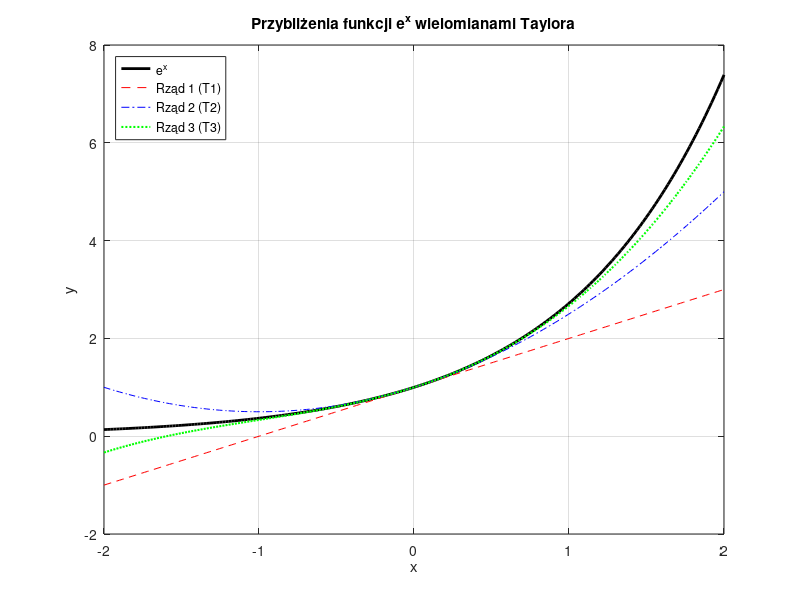

The MATLAB script that drew this image:
clear; clc; close all;

%% Zadanie 1
% 361 punktów równomiernie rozłożonych od 0 do 2*pi (krok co 1 stopień)
t = linspace(0, 2*pi, 361);

% Sprawdzenie warunku sin(t) > cos(t)
warunek = sin(t) > cos(t);
ile_punktow = sum(warunek);

% Znalezienie indeksu pierwszego punktu spełniającego warunek
indeks_pierwszego = find(warunek, 1);
kat_stopnie = rad2deg(t(indeks_pierwszego));

fprintf('--- ZADANIE 1 ---\n');
fprintf('Liczba punktów, w których sin(t) > cos(t): %d\n', ile_punktow);
fprintf('Pierwszy taki kąt to: %.2f stopni\n\n', kat_stopnie);

% WYJAŚNIENIE:
% Wynik to 46 stopni, a nie 45 stopni, z dwóch powodów:
% 1. Dla dokładnie 45 stopni (pi/4) sin(t) i cos(t) są sobie matematycznie równe, 
%    więc ostra nierówność sin(t) > cos(t) nie jest spełniona.
% 2. Nasza siatka 361 punktów ma krok dokładnie 1 stopnia (360 / (361-1) = 1),
%    więc kolejnym badanym punktem po 45 stopniach jest dopiero 46 stopni.
%    (Dodatkowo w arytmetyce zmiennoprzecinkowej sin(pi/4) < cos(pi/4) na ostatnim miejscu znaczącym).

%% Zadanie 2
x = linspace(-2, 2, 200);

% Funkcja dokładna oraz wielomiany Taylora wokół x0 = 0
y_dokl = exp(x);
T1 = 1 + x;
T2 = 1 + x + x.^2 / 2;
T3 = 1 + x + x.^2 / 2 + x.^3 / 6;

figure;
plot(x, y_dokl, 'k-', 'LineWidth', 2);
hold on;
plot(x, T1, 'r--');
plot(x, T2, 'b-.');
plot(x, T3, 'g:', 'LineWidth', 1.5);
hold off;

grid on;
xlabel('x');
ylabel('y');
title('Przybliżenia funkcji e^x wielomianami Taylora');
legend('e^x', 'Rząd 1 (T1)', 'Rząd 2 (T2)', 'Rząd 3 (T3)', 'Location', 'northwest');

% WYJAŚNIENIE:
% Przybliżenia są dobre w otoczeniu punktu rozwinięcia, czyli blisko x = 0.
% Im wyższy rząd wielomianu Taylora, tym szerszy jest przedział wokół zera,
% w którym przybliżenie pokrywa się z funkcją e^x.

%% Zadanie 3
wynik = exp(pi) - pi;

fprintf('--- ZADANIE 3 ---\n');
fprintf('5 cyfr znaczących: %.5g\n', wynik);
fprintf('Szerokość 12, 4 miejsca po przecinku: %12.4f\n\n', wynik);

%% Zadanie 4
rng(1);
A = rand(4);

gornotrojkatna = triu(A);
suma_glowna = sum(diag(A));               % alternatywnie: trace(A)
suma_anty = sum(diag(fliplr(A)));         % fliplr odwraca macierz poziomo

B = A' * A;
czy_symetryczna = issymmetric(B);         % zwraca 1 (true), jeśli symetryczna

fprintf('--- ZADANIE 4 ---\n');
disp('Część górnotrójkątna macierzy A:');
disp(gornotrojkatna);
fprintf('Suma głównej przekątnej: %.4f\n', suma_glowna);
fprintf('Suma drugiej (anty) przekątnej: %.4f\n', suma_anty);
fprintf('Czy A''*A jest symetryczna? (1=tak, 0=nie): %d\n\n', czy_symetryczna);

%% Zadanie 5
% Sposób 1: Pętla for
H_for = zeros(1, 30);
suma = 0;
for n = 1:30
    suma = suma + 1/n;
    H_for(n) = suma;
end

% Sposób 2: Jedna linia z użyciem cumsum
H_cumsum = cumsum(1 ./ (1:30));

fprintf('--- ZADANIE 5 ---\n');
fprintf('H(30) z pętli for: %.6f\n', H_for(end));
fprintf('H(30) z cumsum:    %.6f\n\n', H_cumsum(end));

%% Zadanie 6
n = 0;
H = 0;
while H <= 10
    n = n + 1;
    H = H + 1/n;
end

fprintf('--- ZADANIE 6 ---\n');
fprintf('Najmniejsze n, dla którego H(n) > 10 to: %d (H = %.6f)\n\n', n, H);

% WYJAŚNIENIE:
% Pętla 'for' wymaga z góry określonej liczby iteracji (zakresu), a przed 
% wykonaniem obliczeń nie wiemy, dla jakiego n suma przekroczy 10. 
% Pętla 'while' działa dopóki warunek jest spełniony, więc sama zatrzymuje się 
% dokładnie w odpowiednim momencie (dla n = 12367).

%% Zadanie 7
% Znalezienie liczb pierwszych <= 100 za pomocą isprime i find
liczby_pierwsze = find(isprime(1:100));

ile_pierwszych = length(liczby_pierwsze);
suma_pierwszych = sum(liczby_pierwsze);

% diff oblicza różnice między kolejnymi liczbami pierwszymi
pary_blizniacze = sum(diff(liczby_pierwsze) == 2);

fprintf('--- ZADANIE 7 ---\n');
fprintf('Liczba liczb pierwszych <= 100: %d\n', ile_pierwszych);
fprintf('Suma tych liczb: %d\n', suma_pierwszych);
fprintf('Liczba par różniących się o 2: %d\n\n', pary_blizniacze);

%% Zadanie 8
fprintf('--- ZADANIE 8 ---\n');
fprintf(' k |         (1 - cos(x))/x^2      |      2*sin^2(x/2)/x^2\n');
fprintf('--------------------------------------------------------------\n');

for k = 1:9
    x = 10^(-k);
    wzor1 = (1 - cos(x)) / x^2;
    wzor2 = 2 * sin(x/2)^2 / x^2;
    fprintf('%2d | %29.15f | %25.15f\n', k, wzor1, wzor2);
end

% WYJAŚNIENIE:
% Dla dużych k (gdy x jest bardzo bliskie 0), wartość cos(x) jest ekstremalnie 
% bliska 1. W pierwszym wzorze odejmujemy od siebie dwie niemal identyczne liczby 
% (1 - cos(x)), co w arytmetyce zmiennoprzecinkowej powoduje tzw. redukcję cyfr 
% znaczących (catastrophic cancellation). W efekcie tracimy precyzję, a dla k >= 8 
% komputer zaokrągla cos(x) do dokładnie 1, przez co wzór pierwszy daje wynik 0.
% Drugi wzór unika odejmowania bliskich sobie liczb i zachowuje pełną dokładność (0.5).
